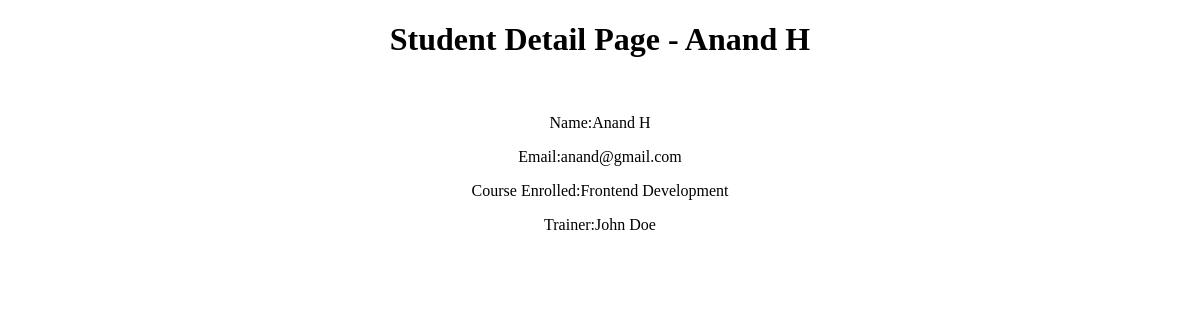
The page /academy/student/8 (signed in) on the database as committed earlier.
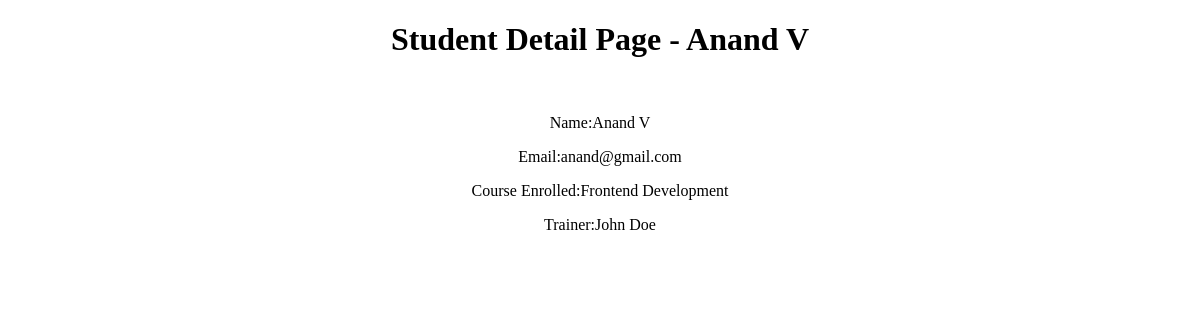
The same page on the database as committed later.
### academy/models.py (models this page shows, shortened)
class StudentModel(models.Model):
    first_name = models.CharField(max_length=25)
    last_name = models.CharField(max_length=25)
    email = models.EmailField(unique=True)
    is_active = models.BooleanField(default=True)
    enrolled_course = models.ForeignKey(CourseModel,on_delete=models.SET_NULL,blank=True,null=True)
    trainer = models.ForeignKey(TrainerModel,on_delete=models.SET_NULL,blank=True,null=True)
    def full_name(self):
        return f'{self.first_name} {self.last_name}'

class CourseModel(models.Model):
    course_name = models.CharField(max_length=100)
    description = models.CharField(max_length=300)
    duration = models.CharField(max_length=50)
    course_image = models.ImageField(upload_to='courses/', blank=True, null=True)
    def __str__(self):
        return self.course_name

class TrainerModel(models.Model):
    first_name = models.CharField(max_length=25)
    last_name = models.CharField(max_length=25)
    email = models.EmailField(unique=True)
    expertise = models.CharField(max_length=20)
    trainer_photo = models.ImageField(upload_to='trainers/', default='default.jpg')
    def __str__(self):
        return f'{self.first_name} {self.last_name}'

### academy/views.py (the view)
# urls.py: path('student/<int:id>',views.studentdetails_view,name='studentdetails'),
@login_required
@permission_required('academy.view_studentmodel',raise_exception=True)
def studentdetails_view(request,id):
    student = get_object_or_404(StudentModel,id=id)
    context = {
        'student':student
    }
    return render(request,'studentdetails.html',context)

### templates/studentdetails.html (shortened to what this page needs)
{% load static %}
<!DOCTYPE html>
<html lang="en">
<head>
    <link rel="stylesheet" href="{% static 'css/style.css' %}" />
</head>
  <body>
    <center>
    <h1>Student Detail Page - {{student.full_name}}</h1>
    <br>
    <p>Name:{{student.full_name}}</p>
    <p>Email:{{student.email}}</p>
    <p>Course Enrolled:{{student.enrolled_course}}</p>
    <p>Trainer:{{student.trainer}}</p>
    </center>
  </body>
</html>

Rows that differ between the two databases and show on the page:
changed StudentModel "anand@gmail.com": full_name "Anand H" → "Anand V"
